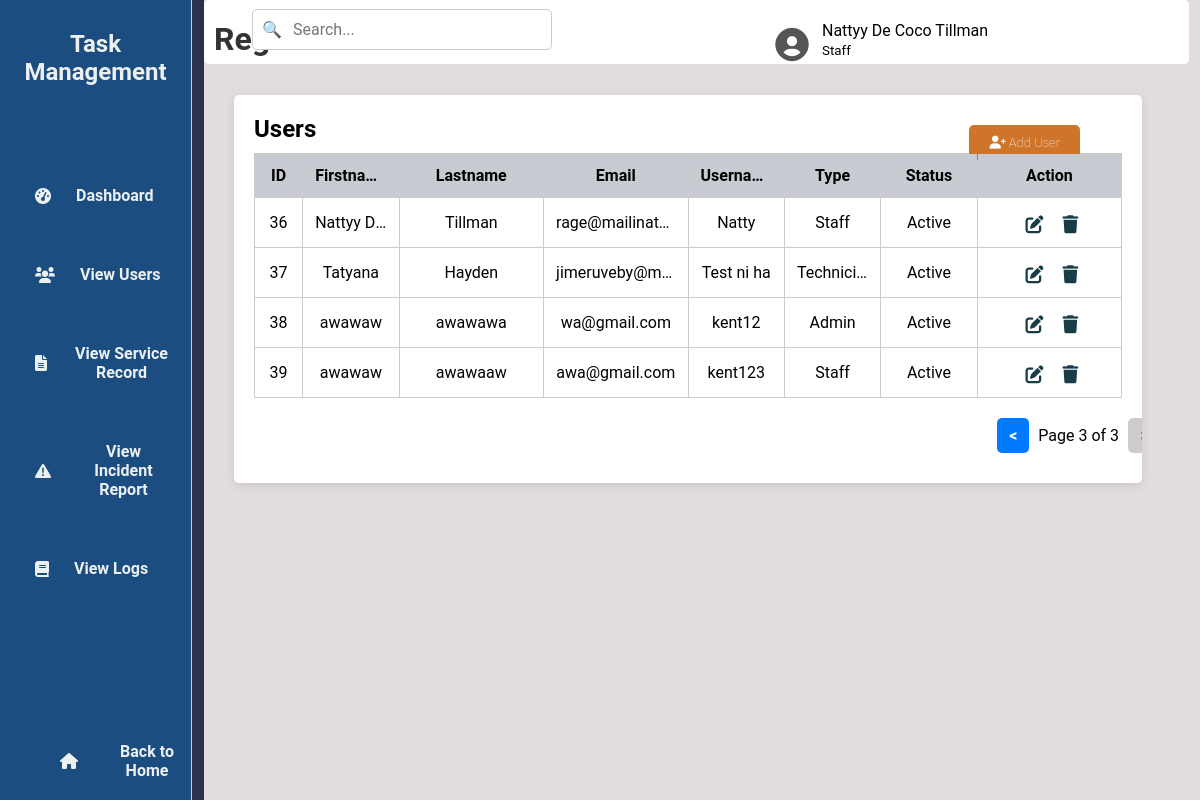
Page /viewU.php?page=3 (signed in) on the earlier database version.
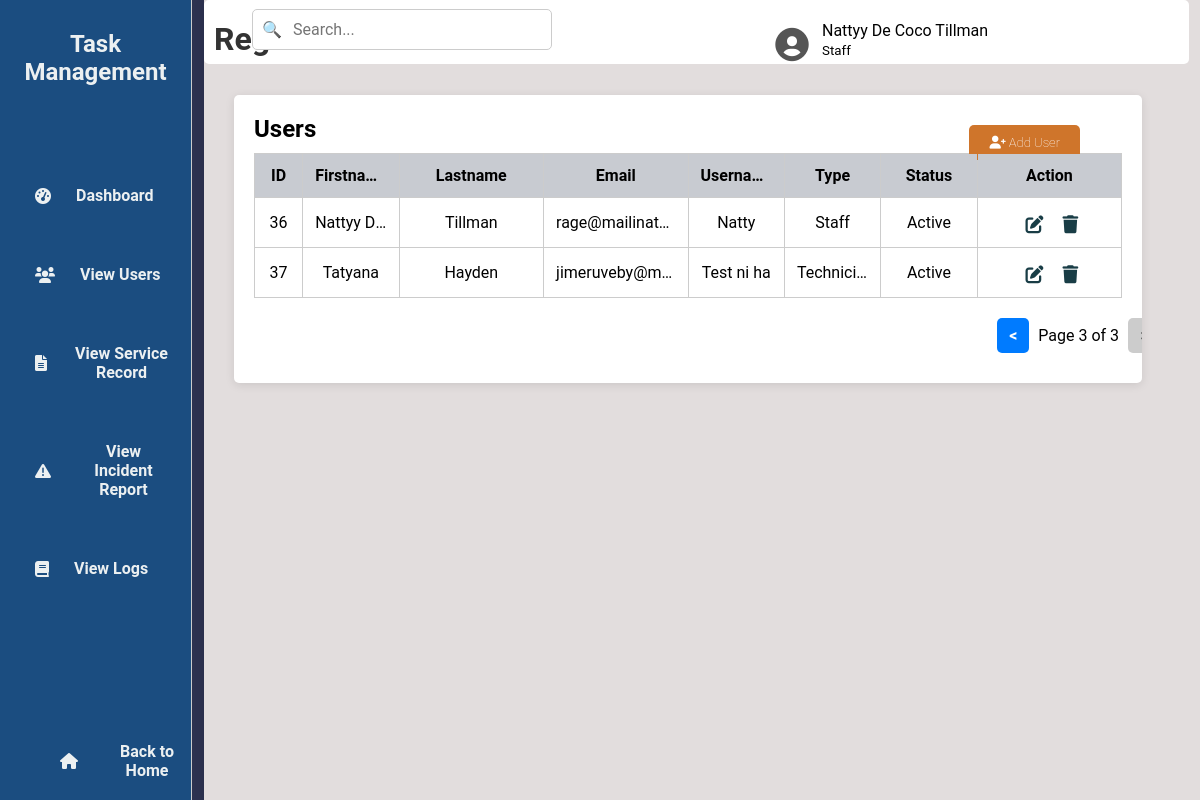
Same page on the later database version.
### tables this page shows
CREATE TABLE `tbl_user` (
  `u_id` int(50) NOT NULL,
  `u_fname` varchar(200) NOT NULL,
  `u_lname` varchar(200) NOT NULL,
  `u_email` varchar(200) NOT NULL,
  `u_username` varchar(200) NOT NULL,
  `u_password` varchar(200) NOT NULL,
  `u_type` varchar(200) NOT NULL,
  `u_status` varchar(200) NOT NULL
);

### viewU.php (the view, shortened to what the changed rows need)
<?php
include 'db.php';
$username = $_SESSION['username'];
$lastName = '';
$firstName = '';
$userType = '';
if ($conn) {
    $sqlUser = "SELECT u_fname, u_lname, u_type FROM tbl_user WHERE u_username = ?";
    $stmt = $conn->prepare($sqlUser);
    $stmt->bind_param("s", $username);
    $stmt->execute();
    $resultUser = $stmt->get_result();
    if ($resultUser->num_rows > 0) {
        $row = $resultUser->fetch_assoc();
        $firstName = $row['u_fname'];
        $lastName = $row['u_lname'];
        $userType = $row['u_type'];
    }
    $limit = 10;
    $page = isset($_GET['page']) ? (int)$_GET['page'] : 1;
    $offset = ($page - 1) * $limit;
    $sql = "SELECT u_id, u_fname, u_lname, u_email, u_username, u_type, u_status FROM tbl_user LIMIT ?, ?";
    $stmt = $conn->prepare($sql);
    $stmt->bind_param("ii", $offset, $limit);
    $stmt->execute();
    $result = $stmt->get_result();
} else {
    echo "Database connection failed.";
    exit();
}
?>
<!DOCTYPE html>
<html lang="en">
<head>
    <link rel="stylesheet" href="viewU.css">
    <link href="https://cdn.jsdelivr.net/npm/boxicons/css/boxicons.min.css" rel="stylesheet">
    <link rel="stylesheet" href="https://cdnjs.cloudflare.com/ajax/libs/font-awesome/6.0.0-beta3/css/all.min.css">
</head>
<body>
<div class="wrapper">
    <div class="sidebar">
        <h2>Task Management</h2>
    </div>
    <div class="container">
        <div class="upper">
            <h1>Registered Users</h1>
        </div>
<div class="user-details">
    <span><?php echo htmlspecialchars($firstName . ' ' . $lastName, ENT_QUOTES, 'UTF-8'); ?></span><br>
    <small><?php echo htmlspecialchars(ucfirst($userType), ENT_QUOTES, 'UTF-8'); ?></small>
</div>
        <div class="table-box">
            <h2>Users</h2>
            <table>
                <thead>
                    <tr>
                        <th>ID</th>
                        <th>Firstname</th>
                        <th>Lastname</th>
                        <th>Email</th>
                        <th>Username</th>
                        <th>Type</th>
                        <th>Status</th>
                        <th>Action</th>
                    </tr>
                </thead>
                <tbody>
                    <?php
                    if ($result->num_rows > 0) {
                        while ($row = $result->fetch_assoc()) {
                            echo "<tr>
                                    <td>{$row['u_id']}</td>
                                    <td>{$row['u_fname']}</td>
                                    <td>{$row['u_lname']}</td>
                                    <td>{$row['u_email']}</td>
                                    <td>{$row['u_username']}</td>
                                    <td>" . ucfirst(strtolower($row['u_type'])) . "</td>
                                    <td>" . ucfirst(strtolower($row['u_status'])) . "</td>
                                     <td>
                                        <a href='editU.php?id={$row['u_id']}'><i class='fas fa-edit'></i></a>
                                        <a href='deleteU.php?id={$row['u_id']}'><i class='fas fa-trash'></i></a>
                                    </td>
                                  </tr>";
                        }
                    } else {
                        echo "<tr><td colspan='8'>No users found.</td></tr>";
                    }
                    ?>
                </tbody>
            </table>
        </div>
    </div>
</div>
</body>
</html>

Differences in the rows shown:
removed tbl_user: u_id "38", u_fname "awawaw", u_lname "awawawa", u_email "wa@gmail.com", u_username "kent12", u_type "Admin", u_status "Active"
removed tbl_user: u_id "39", u_fname "awawaw", u_lname "awawaaw", u_email "awa@gmail.com", u_username "kent123", u_type "Staff", u_status "Active"
